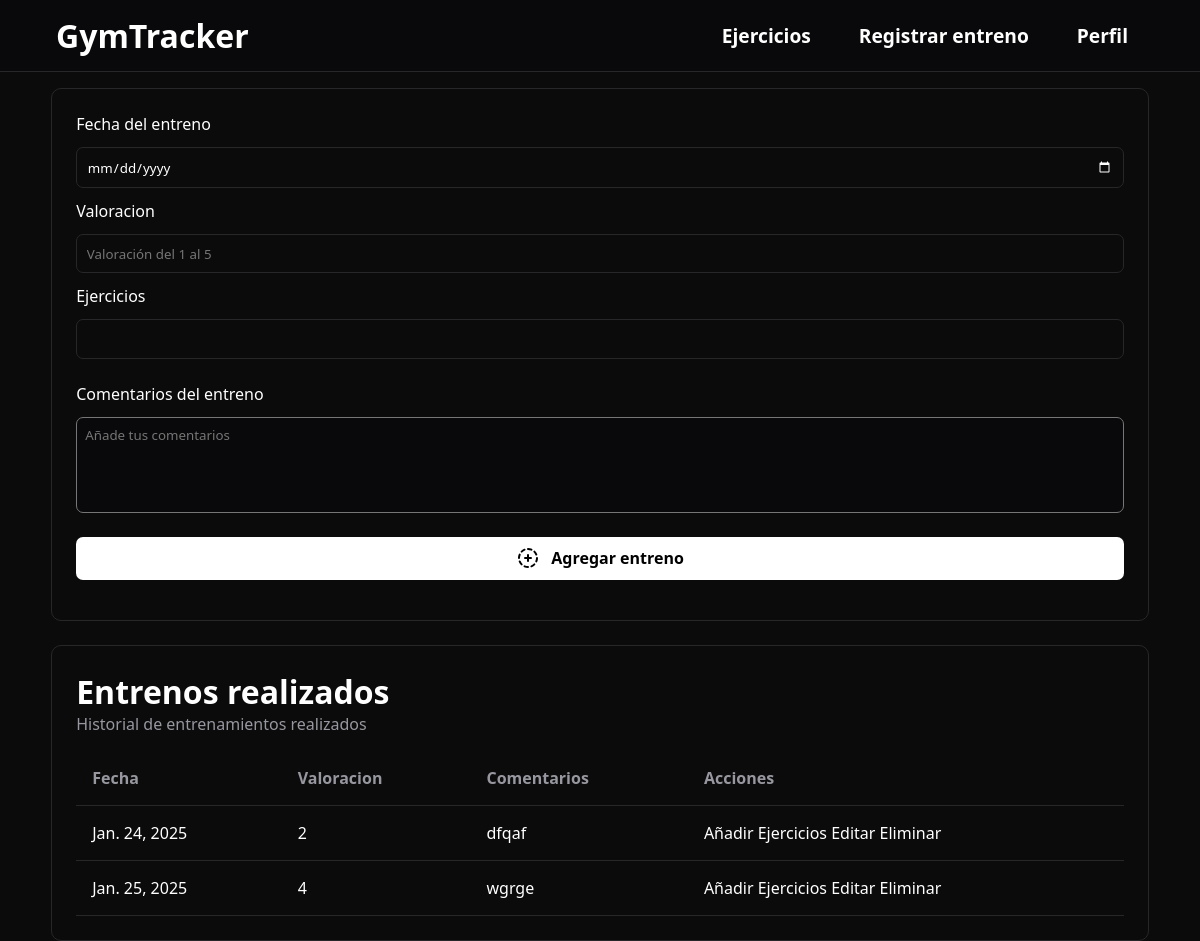
Before: /registrarEntreno (signed in) with the older database file.
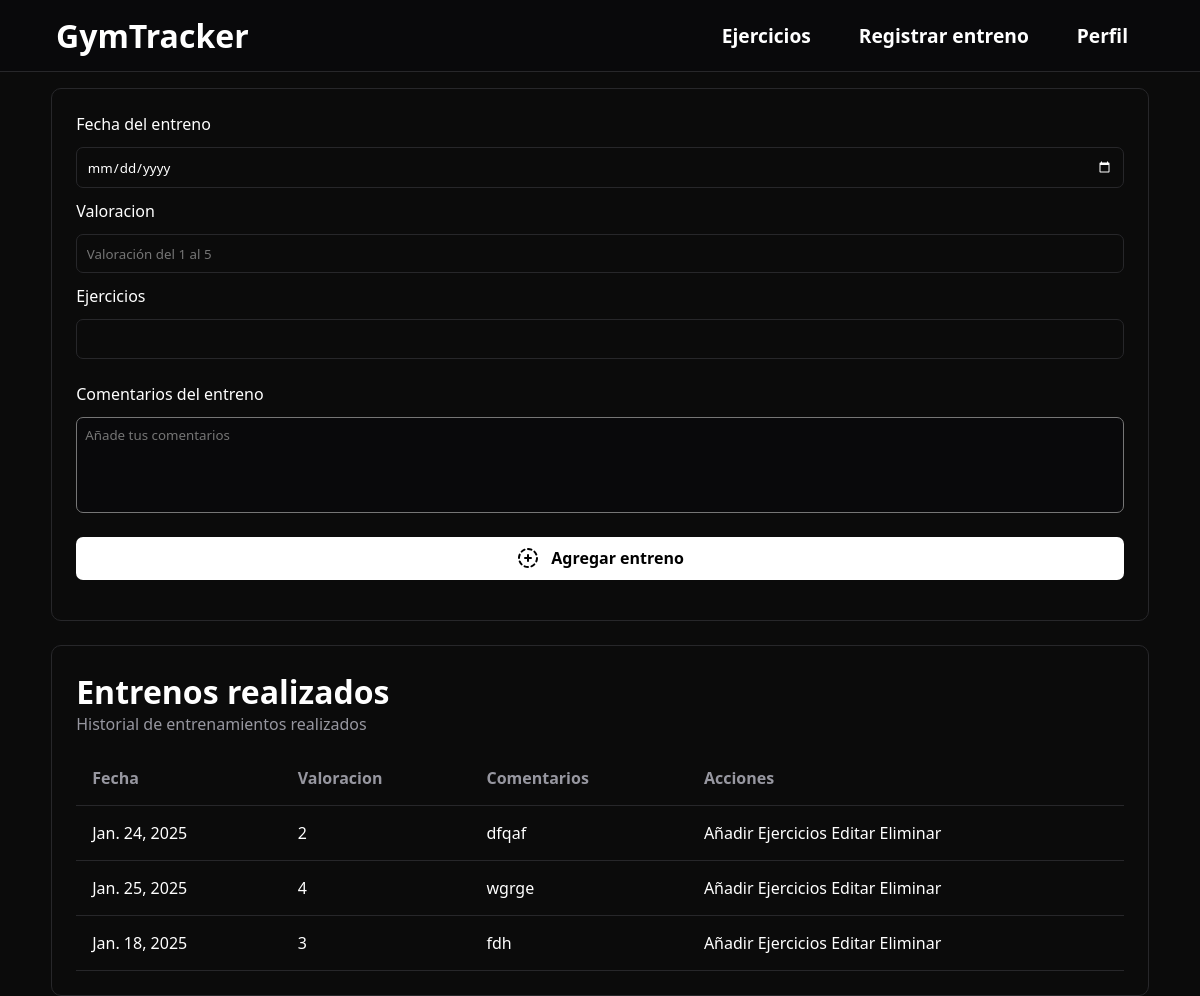
After: the same page with the newer database file.
### gymApp/models.py (models this page shows, shortened)
class Entreno(models.Model):
    usuario = models.ForeignKey(User, on_delete=models.CASCADE)
    fecha = models.DateField()
    valoracion = models.IntegerField()
    numero_ejercicios = models.IntegerField()
    ejercicios = models.ForeignKey(Ejercicio, on_delete=models.CASCADE, null=True, blank=True)
    comentarios = models.CharField(max_length=300, null=True)
    class Meta:
        verbose_name = 'Entreno'
        verbose_name_plural = 'Entrenos'

### gymApp/views.py (the view, shortened to what this page needs)
# urls.py: path('registrarEntreno', RegistrarEntreno.as_view(), name='registrarEntreno'),
class RegistrarEntreno(LoginRequiredMixin, CreateView):
    template_name = 'gymApp/registrarEntreno.html'
    form_class = RegistrarEntrenamiento
    success_url = reverse_lazy('registrarEntreno')
    def get_context_data(self, **kwargs):
        contexto = super().get_context_data(**kwargs)
        contexto['entrenos'] = Entreno.objects.all()
        return contexto

### gymApp/forms.py
class RegistrarEntrenamiento(forms.ModelForm):
    class Meta:
        model = Entreno
        fields = ['fecha', 'valoracion', 'numero_ejercicios', 'comentarios']
        widgets = {
            'fecha': forms.DateInput(attrs={
                'type': 'date'
            }),
            'valoracion': forms.NumberInput(attrs={
                'min': 1,
                'max': 5,
                'placeholder': 'Valoración del 1 al 5'
            }),
            'comentarios': forms.Textarea(attrs={
                'placeholder': 'Añade tus comentarios',
                'style': 'resize:none;'
            }),
        }

### gymApp/templates/gymApp/registrarEntreno.html (shortened to what this page needs)
{% extends 'gymApp/base.html' %}
{% block header %}
    <header class="header-noprincipal">
        <a href="{% url 'principal' %}">
            <h1>GymTracker</h1>
        </a>
        <div class="lista-enlaces">
            <a href="{% url 'anadirEjercicio' %}">Ejercicios</a>
            <a href="{% url 'registrarEntreno' %}">Registrar entreno</a>
            {% if user.is_authenticated %}
                    <a class="open_submenu">Perfil</a>
            {% else %}
                    <a href="{% url 'login' %}">Iniciar sesión</a>
                    <a href="{% url 'registroUsuario' %}">Registrate</a>
            {% endif %}
        </div>
    </header>
{% endblock %}
{% block contenido %}
<main id="main-entreno">
    <section id="registro-entreno">
        <form action="" method="post" id="form-entreno">
            <label>Fecha del entreno</label>
            {{ form.fecha }}
            <label>Valoracion</label>
            {{ form.valoracion }}
            <label>Ejercicios</label>
            {{ form.numero_ejercicios }}
            <div id="div-comentarios">
                <label id="label-comentario">Comentarios del entreno</label>
                {{ form.comentarios }}
            </div>
            <button type="submit" class="boton-agregar">
                    Agregar entreno
                </button>
        </form>
    </section>
    <section id="seccion-entrenos">
        <h1>Entrenos realizados</h1>
        <p>Historial de entrenamientos realizados</p>
        <table id="tabla-entrenos">
            <thead>
                <tr>
                    <th>Fecha</th>
                    <th>Valoracion</th>
                    <th>Comentarios</th>
                    <th>Acciones</th>
                </tr>
            </thead>
            <tbody>
                {% for entreno in entrenos %}
                    <tr>
                        <td>{{ entreno.fecha }}</td>
                        <td>{{ entreno.valoracion }}</td>
                        <td>{{ entreno.comentarios }}</td>
                        <td>
                            <a href="{% url 'anadirEjercicioRealizado' entreno.id %}">Añadir Ejercicios</a>
                            <a href="#">Editar</a>
                            <a href="#">Eliminar</a>
                        </td>
                    </tr>
                {% endfor %}
            </tbody>
        </table>
    </section>
</main>
{% endblock %}

Changed rows visible on the page:
added Entreno: fecha "Jan. 18, 2025", valoracion "3", comentarios "fdh"
